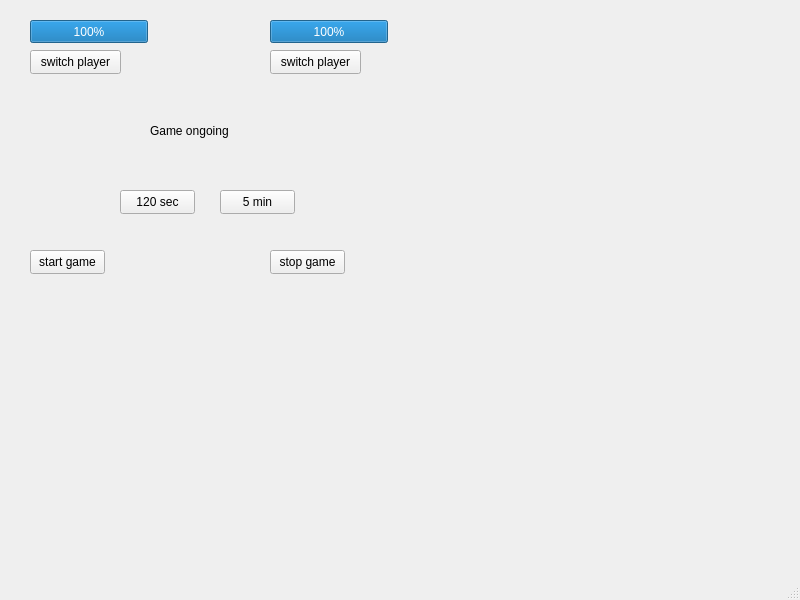
<?xml version="1.0" encoding="UTF-8"?>
<ui version="4.0">
 <class>shakkikello</class>
 <widget class="QMainWindow" name="shakkikello">
  <property name="geometry">
   <rect>
    <x>0</x>
    <y>0</y>
    <width>800</width>
    <height>600</height>
   </rect>
  </property>
  <property name="windowTitle">
   <string>shakkikello</string>
  </property>
  <widget class="QWidget" name="centralwidget">
   <widget class="QLabel" name="label">
    <property name="geometry">
     <rect>
      <x>150</x>
      <y>110</y>
      <width>401</width>
      <height>41</height>
     </rect>
    </property>
    <property name="text">
     <string>Game ongoing</string>
    </property>
   </widget>
   <widget class="QPushButton" name="switchToPlayer1">
    <property name="geometry">
     <rect>
      <x>30</x>
      <y>50</y>
      <width>91</width>
      <height>24</height>
     </rect>
    </property>
    <property name="text">
     <string>switch player</string>
    </property>
   </widget>
   <widget class="QPushButton" name="stop">
    <property name="geometry">
     <rect>
      <x>270</x>
      <y>250</y>
      <width>75</width>
      <height>24</height>
     </rect>
    </property>
    <property name="text">
     <string>stop game</string>
    </property>
   </widget>
   <widget class="QPushButton" name="switchToPlayer2">
    <property name="geometry">
     <rect>
      <x>270</x>
      <y>50</y>
      <width>91</width>
      <height>24</height>
     </rect>
    </property>
    <property name="text">
     <string>switch player</string>
    </property>
   </widget>
   <widget class="QPushButton" name="sec">
    <property name="geometry">
     <rect>
      <x>120</x>
      <y>190</y>
      <width>75</width>
      <height>24</height>
     </rect>
    </property>
    <property name="text">
     <string>120 sec</string>
    </property>
   </widget>
   <widget class="QPushButton" name="min">
    <property name="geometry">
     <rect>
      <x>220</x>
      <y>190</y>
      <width>75</width>
      <height>24</height>
     </rect>
    </property>
    <property name="text">
     <string>5 min</string>
    </property>
   </widget>
   <widget class="QPushButton" name="start">
    <property name="geometry">
     <rect>
      <x>30</x>
      <y>250</y>
      <width>75</width>
      <height>24</height>
     </rect>
    </property>
    <property name="text">
     <string>start game</string>
    </property>
   </widget>
   <widget class="QProgressBar" name="progressBar">
    <property name="geometry">
     <rect>
      <x>30</x>
      <y>20</y>
      <width>118</width>
      <height>23</height>
     </rect>
    </property>
    <property name="value">
     <number>100</number>
    </property>
   </widget>
   <widget class="QProgressBar" name="progressBar_2">
    <property name="geometry">
     <rect>
      <x>270</x>
      <y>20</y>
      <width>118</width>
      <height>23</height>
     </rect>
    </property>
    <property name="value">
     <number>100</number>
    </property>
   </widget>
  </widget>
  <widget class="QMenuBar" name="menubar">
   <property name="geometry">
    <rect>
     <x>0</x>
     <y>0</y>
     <width>800</width>
     <height>22</height>
    </rect>
   </property>
  </widget>
  <widget class="QStatusBar" name="statusbar"/>
 </widget>
 <resources/>
 <connections/>
</ui>
